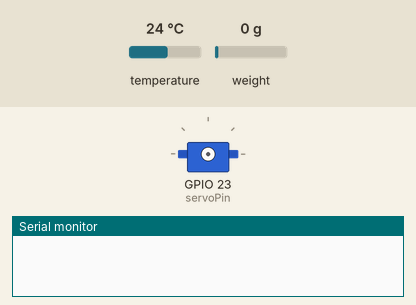
The sketch below on a simulated ESP32. Parts: servo, the last lines printed to the serial monitor. The inputs (shaded band) are chosen by the test bench; at power-on: temperature 24 °C, weight on the scale 0 g. EEPROM starts erased; nothing arrives over Bluetooth unless stated.

Above: at 0.0 s.
At 12.9 s:
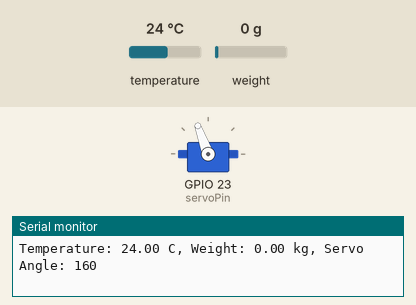
13.0 s: temperature set to 0 °C
At 14.9 s:
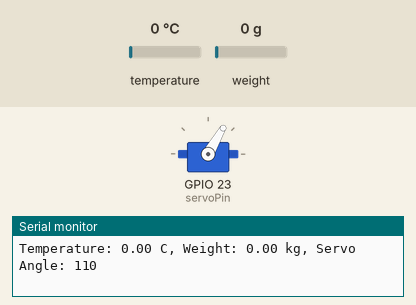
Timing chart, 0 to 22.5 s (numbered marks = the images above; inputs shaded):
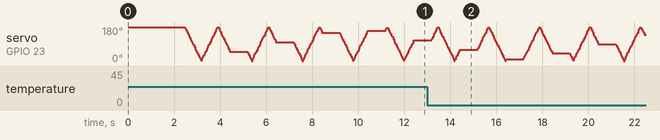

The sketch:

sketch_nov26without_format.ino
```cpp
#include <HX711_ADC.h>
#include <EEPROM.h>

#include <OneWire.h>
#include <DallasTemperature.h>

#include <ESP32Servo.h>
#include "BluetoothSerial.h";

// ------------------- BLUETOOTH --------------------
BluetoothSerial SerialBT;

// ------------------- LOAD CELL --------------------
const int HX711_dout = 4;
const int HX711_sck  = 5;
HX711_ADC LoadCell(HX711_dout, HX711_sck);
const int calVal_eepromAdress = 0;

// ------------------- TEMPERATURE SENSOR --------------------
#define ONE_WIRE_BUS 15
OneWire oneWire(ONE_WIRE_BUS);
DallasTemperature sensors(&oneWire);

// ------------------- SERVO --------------------
Servo myservo;
int servoPin = 23;

// ------------------- TIMING / FILTER -------------------
const float FAST_ALPHA = 0.90f;
const float SLOW_ALPHA = 0.40f;
const float JUMP_THRESHOLD_KG = 0.02f;
const float DETECT_THRESHOLD_KG = 0.02f;
const unsigned long REPORT_INTERVAL_MS = 150;
const unsigned long TEMP_INTERVAL_MS = 2000;

// ------------------- SERVO NON-BLOCKING -----------------
int servoAngle = 180;
int servoDir = 1;
const unsigned long SERVO_STEP_MS = 20;
const int SERVO_STEP = 5;
unsigned long lastServoStep = 0;

// ------------------- VARIABLES --------------------
float filteredKg = 0.0f;
float rawBuf = 0.0f;
unsigned long lastReportTime = 0;
unsigned long lastTempTime = 0;

void setup() {
  Serial.begin(115200);
  delay(10);

  // ------------------- EEPROM -------------------
  EEPROM.begin(512);

  // ------------------- LOAD CELL -------------------
  LoadCell.begin();
  float calibrationValue = 20188.57;
  EEPROM.get(calVal_eepromAdress, calibrationValue);
  if (!(calibrationValue > 0.0 && calibrationValue < 1e9)) {
    calibrationValue = 20188.57;
    EEPROM.put(calVal_eepromAdress, calibrationValue);
    EEPROM.commit();
  }
  LoadCell.setCalFactor(calibrationValue);
  LoadCell.start(2000, true);

  // ------------------- TEMPERATURE -------------------
  sensors.begin();

  // ------------------- SERVO -------------------
  myservo.attach(servoPin, 500, 2400);
  myservo.write(servoAngle);
  lastServoStep = millis();

  lastReportTime = millis();
  lastTempTime = millis();

  // ------------------- BLUETOOTH -------------------
  SerialBT.begin("ESP32_Test");
  Serial.println("Bluetooth started. Pair with 'ESP32_Test'");
}

void loop() {
  unsigned long now = millis();

  // HX711
  if (LoadCell.update()) {
    rawBuf = LoadCell.getData();
    float diff = fabs(rawBuf - filteredKg);
    float alpha = (diff > JUMP_THRESHOLD_KG) ? FAST_ALPHA : SLOW_ALPHA;
    filteredKg = alpha * rawBuf + (1.0f - alpha) * filteredKg;
  }

  // Temperature reading
  if (now - lastTempTime >= TEMP_INTERVAL_MS) {
    sensors.requestTemperatures();
    float tempC = sensors.getTempCByIndex(0);
    if (isnan(tempC)) tempC = 0.0f;

    float outKg = (filteredKg >= DETECT_THRESHOLD_KG) ? filteredKg : 0.0f;

    // Print to Serial for monitoring (since Firebase is removed)
    Serial.print("Temperature: ");
    Serial.print(tempC);
    Serial.print(" C, Weight: ");
    Serial.print(outKg);
    Serial.print(" kg, Servo Angle: ");
    Serial.println(servoAngle);

    lastTempTime = now;
  }

  // ------------------- SERVO FULL 180° SWEEP -------------------
  if (now - lastServoStep >= SERVO_STEP_MS) {
    servoAngle += servoDir * SERVO_STEP;

    if (servoAngle >= 180) {   // reached right end
      servoAngle = 180;
      servoDir = -1;
    }
    else if (servoAngle <= 0) { // reached left end
      servoAngle = 0;
      servoDir = 1;
    }

    myservo.write(servoAngle);
    lastServoStep = now;
  }
}
```
